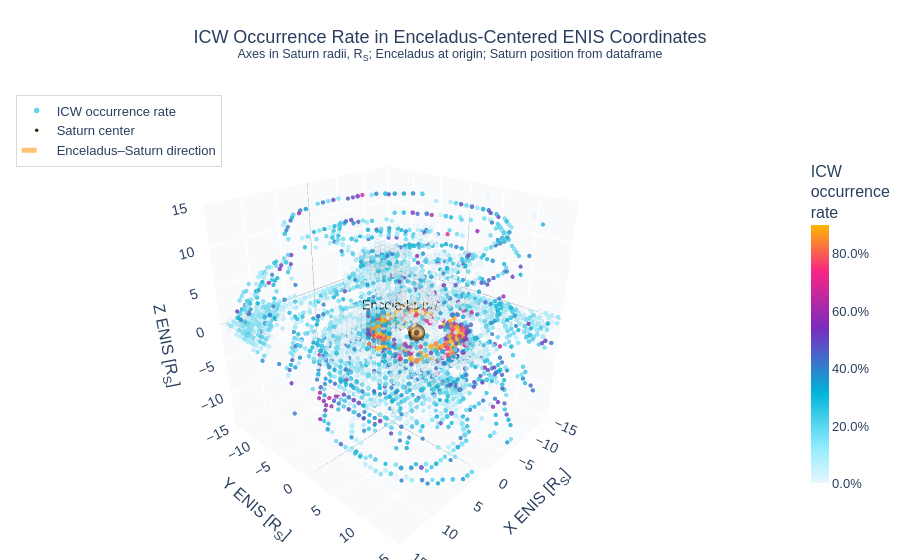

This figure's notebook cell:
### Code cell
# Saturn position in Enceladus-centered ENIS frame, in R_S
saturn_pos = compute_fixed_body_position(
    df,
    body_cols=(
        "saturn_x_enis_km",
        "saturn_y_enis_km",
        "saturn_z_enis_km",
    ),
    coord_scale=R_SATURN_KM,
    method="median",
)

print("Saturn position [R_S]:", saturn_pos)
print("Saturn distance from Enceladus [R_S]:", np.linalg.norm(saturn_pos))

# 3D ICW occurrence statistics
icw_stats, icw_meta = compute_3d_occurrence_statistics(
    df,
    coord_cols=(
        "x_enis_km",
        "y_enis_km",
        "z_enis_km",
    ),
    event_col="is_ICW",
    event_values=None,
    coord_scale=R_SATURN_KM,
    n_bins=36,
    min_count=10,
    axis_limits=15,
    event_name="ICW",
)

# Plot
fig_icw = plot_3d_occurrence_rate(
    icw_stats,
    meta=icw_meta,
    event_name="ICW",
    saturn_pos=saturn_pos,
    axis_limits=15,
    unit_label="R<sub>S</sub>",
    output_html='output/waves/occurrence/3d/my_ICW.html',
    show=True,
)

### Figure 1 — Plotly figure (JSON) as saved in the notebook; plotly's stock layout.template omitted (floating-point values rounded to 4 significant figures; data arrays with more than 128 entries replaced by an {"elided": "..."} marker saying what was removed)
{"data": [{"hoverinfo": "text", "marker": {"cmax": 0.9004, "cmin": 0, "color": {"elided": "3540 float values"}, "colorbar": {"len": 0.72, "thickness": 18, "tickformat": ".1%", "title": {"text": "ICW<br>occurrence<br>rate"}}, "colorscale": [[0, "#e8f7ff"], [0.15, "#8be9fd"], [0.35, "#00b4d8"], [0.6, "#7b2cbf"], [0.82, "#f72585"], [1, "#ffb703"]], "line": {"color": "rgba(20,20,20,0.15)", "width": 0.2}, "opacity": 0.82, "size": {"elided": "3540 float values"}}, "mode": "markers", "name": "ICW occurrence rate", "text": {"elided": "3540 str values"}, "type": "scatter3d", "x": {"elided": "3540 float values"}, "y": {"elided": "3540 float values"}, "z": {"elided": "3540 float values"}}, {"cmax": 1, "cmin": 0, "colorscale": [[0, "#5f3b1d"], [0.25, "#b87935"], [0.5, "#f1c27d"], [0.75, "#ffe0a6"], [1, "#fff2cc"]], "hoverinfo": "skip", "lighting": {"ambient": 0.35, "diffuse": 0.85, "fresnel": 0.15, "roughness": 0.75, "specular": 0.25}, "lightposition": {"x": -100, "y": -80, "z": 120}, "name": "Saturn", "opacity": 0.92, "showscale": false, "surfacecolor": {"elided": "36x72 float values"}, "type": "surface", "x": {"elided": "36x72 float values"}, "y": {"elided": "36x72 float values"}, "z": {"elided": "36x72 float values"}}, {"hoverinfo": "skip", "mode": "text", "showlegend": false, "text": ["Saturn"], "textfont": {"color": "#8a4b08", "size": 14}, "textposition": "top center", "type": "scatter3d", "x": [1.407e-21], "y": [3.95], "z": [1.15]}, {"hoverinfo": "text", "hovertext": ["Saturn center<br>x: 0.000 R<sub>S</sub><br>y: 3.950 R<sub>S</sub><br>z: 0.000 R<sub>S</sub>"], "marker": {"color": "#3a2208", "size": 3.5}, "mode": "markers", "name": "Saturn center", "type": "scatter3d", "x": [1.407e-21], "y": [3.95], "z": [9.08e-20]}, {"cmax": 1, "cmin": 0, "colorscale": [[0, "#6f8fa6"], [0.4, "#c7e9f1"], [1, "#ffffff"]], "hoverinfo": "skip", "lighting": {"ambient": 0.45, "diffuse": 0.75, "fresnel": 0.2, "roughness": 0.5, "specular": 0.35}, "lightposition": {"x": -100, "y": -80, "z": 120}, "name": "Enceladus", "opacity": 1, "showscale": false, "surfacecolor": {"elided": "24x48 float values"}, "type": "surface", "x": {"elided": "24x48 float values"}, "y": {"elided": "24x48 float values"}, "z": {"elided": "24x48 float values"}}, {"hoverinfo": "skip", "mode": "text", "showlegend": false, "text": ["Enceladus"], "textfont": {"color": "black", "size": 13}, "textposition": "top center", "type": "scatter3d", "x": [0], "y": [0], "z": [0]}, {"hoverinfo": "skip", "line": {"color": "rgba(255, 160, 40, 0.65)", "dash": "dash", "width": 5}, "mode": "lines", "name": "Enceladus–Saturn direction", "type": "scatter3d", "x": [0, 1.407e-21], "y": [0, 3.95], "z": [0, 9.08e-20]}], "layout": {"font": {"family": "Arial", "size": 13}, "legend": {"bgcolor": "rgba(255,255,255,0.75)", "bordercolor": "rgba(180,180,180,0.5)", "borderwidth": 1, "x": 0.02, "y": 0.98}, "margin": {"b": 0, "l": 0, "r": 0, "t": 85}, "paper_bgcolor": "white", "scene": {"aspectmode": "cube", "camera": {"eye": {"x": 1.55, "y": 1.45, "z": 1.05}}, "xaxis": {"backgroundcolor": "rgba(248,250,252,1)", "gridcolor": "rgba(180,190,200,0.55)", "range": [-15, 15], "showspikes": false, "title": {"text": "X ENIS [R<sub>S</sub>]"}, "zerolinecolor": "rgba(80,80,80,0.8)"}, "yaxis": {"backgroundcolor": "rgba(248,250,252,1)", "gridcolor": "rgba(180,190,200,0.55)", "range": [-15, 15], "showspikes": false, "title": {"text": "Y ENIS [R<sub>S</sub>]"}, "zerolinecolor": "rgba(80,80,80,0.8)"}, "zaxis": {"backgroundcolor": "rgba(248,250,252,1)", "gridcolor": "rgba(180,190,200,0.55)", "range": [-15, 15], "showspikes": false, "title": {"text": "Z ENIS [R<sub>S</sub>]"}, "zerolinecolor": "rgba(80,80,80,0.8)"}}, "title": {"text": "ICW Occurrence Rate in Enceladus-Centered ENIS Coordinates<br><sup>Axes in Saturn radii, R<sub>S</sub>; Enceladus at origin; Saturn position from dataframe</sup>", "x": 0.5, "xanchor": "center"}}}
